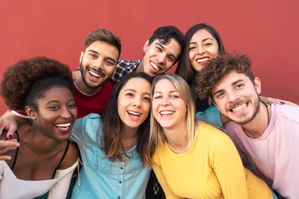
#> input picture test.jpg, 299 x 199 px, shrunk from 612 x 408 before the run, found by its file name
$ jupyter execute --allow-errors test.ipynb
#> lines starting #> are read from the running program, lines starting #| are printed output that depends on the picture; after the words box and inside, x2 and y2 are one past the last pixel; in counts of white or black regions, pixels touching at a corner belong together
[cell 1]
import cv2

[cell 2]
# Load the cascade
face_cascade = cv2.CascadeClassifier('E:\\svnit\\Assignments\\SEM 7\\New FYP\\Attempt2\\haarcascade_frontalface_default.xml')

[cell 3]
# Read the input image
img = cv2.imread('.\\FinalTest\\test.jpg')
#> img is the input picture: shape (199, 299, 3); mean B, G, R 99.9, 115, 167.7
img2 = cv2.imread('.\\FinalTest\\test.jpg')

[cell 4]
# Convert into grayscale
gray = cv2.cvtColor(img, cv2.COLOR_BGR2GRAY)
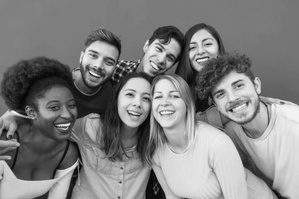
#> gray: shape (199, 299); min 2, max 250, mean 129

[cell 5]
# Detect faces
faces = face_cascade.detectMultiScale(gray, 1.1, 4)
#> faces = [[144, 79, 45, 45], [182, 31, 37, 37], [111, 76, 50, 50], [34, 87, 51, 51]]

[cell 6]
# Draw rectangle around the faces
for (x, y, w, h) in faces:
    cv2.rectangle(img2, (x, y), (x+w, y+h), (255, 0, 0), 2)
#> this loop made 4 passes
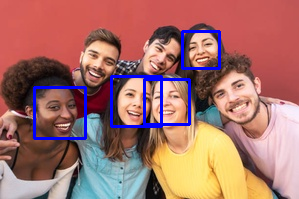
#> img2: shape (199, 299, 3); 3.61% of pixels changed, all inside (x1, y1, x2, y2) = (33, 30, 221, 140)

[cell 7]
# Display the output
cv2.imwrite('E:\\svnit\\Assignments\\SEM 7\\New FYP\\Attempt2\\FinalTest\\face detection result.jpg', img2)
#> Out = True
#> `cropped_image = img[y:y+h, x:x+w]`:
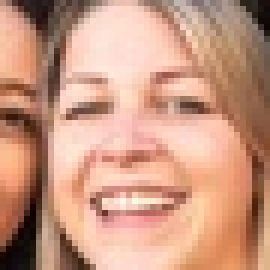
#> cropped_image: shape (45, 45, 3) (shown 6 times larger); mean B, G, R 129.6, 152, 201.5

[cell 8]
import numpy as np
from math import log

[cell 9]
def ArnoldCatTransform(img, num):
    rows, cols, ch = img.shape
    n = rows
    img_arnold = np.zeros([rows, cols, ch])
    for x in range(0, rows):
        for y in range(0, cols):
            img_arnold[x][y] = img[(x+y)%n][(x+2*y)%n]
    return img_arnold

[cell 10]
def ArnoldCatEncryption(imageName, key):
#> called with imageName = '.\\FinalTest\\temp.jpg', key = 20
    img = cv2.imread(imageName)
    for i in range (0,key):
        img = ArnoldCatTransform(img, i)
    cv2.imwrite(imageName.split('.')[0] + "_ArnoldcatEnc.png", img)
    return img

[cell 11]
def ArnoldCatDecryption(imageName, key):
    img = cv2.imread(imageName)
    rows, cols, ch = img.shape
    dimension = rows
    decrypt_it = dimension
    if (dimension%2==0) and 5**int(round(log(dimension/2,5))) == int(dimension/2):
        decrypt_it = 3*dimension
    elif 5**int(round(log(dimension,5))) == int(dimension):
        decrypt_it = 2*dimension
    elif (dimension%6==0) and  5**int(round(log(dimension/6,5))) == int(dimension/6):
        decrypt_it = 2*dimension
    else:
        decrypt_it = int(12*dimension/7)
    for i in range(key,decrypt_it):
        img = ArnoldCatTransform(img, i)
    cv2.imwrite(imageName.split('_')[0] + "_ArnoldcatDec.png",img)
    return img

[cell 12]
#input params for arnold cat encryption function
image = ".\\FinalTest\\temp"
ext = ".jpg"
key = 20

#> (a cell that did not finish here is left out)

[cell 14]
cv2.imwrite('E:\\svnit\\Assignments\\SEM 7\\New FYP\\Attempt2\\FinalTest\\Encryption Result.jpg', img)
#> Out = True

$ run again, with newface.bmp saved as test.jpg
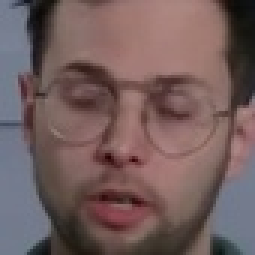
#> input picture newface.bmp, 85 x 85 px, shrunk from 175 x 175 before the run, found by its file name (shown 3 times larger)
#> img is the input picture: shape (85, 85, 3); mean B, G, R 92.9, 93.5, 115
#> faces = [[6, 6, 71, 71]]
#> the loop `for (x, y, w, h) in faces:` made 1 pass
#> after the loop `for (x, y, w, h) in faces:`:
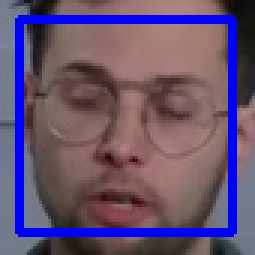
#> img2: shape (85, 85, 3) (shown 3 times larger); 11.74% of pixels changed, all inside (x1, y1, x2, y2) = (5, 5, 79, 79)
#> `cv2.imwrite('E:\\svnit\\Assignments\\SEM 7\\New FYP\\Attempt2\\FinalTe..`: Out = True
#> `cropped_image = img[y:y+h, x:x+w]`:
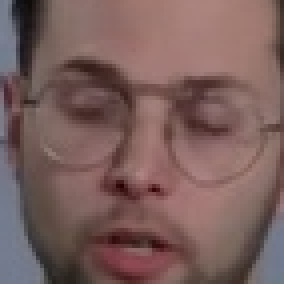
#> cropped_image: shape (71, 71, 3) (shown 4 times larger); mean B, G, R 92, 94.6, 121.9
